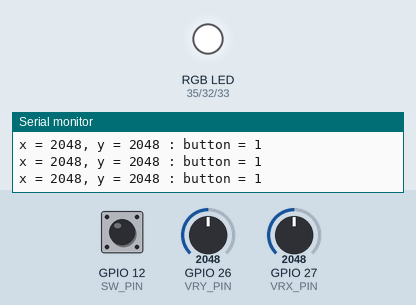
Simulated run of this sketch. Board: ESP32. Parts: an RGB LED mixed from three pins (HIGH = lit), the last lines printed to the serial monitor. The inputs (shaded band) are chosen by the test bench; at power-on: GPIO 27 (VRX_PIN) = 2048, GPIO 26 (VRY_PIN) = 2048, GPIO 12 (SW_PIN) HIGH.

Above: at 1.2 s.
1.3 s: GPIO 27 (VRX_PIN) set to 0
At 2.5 s:
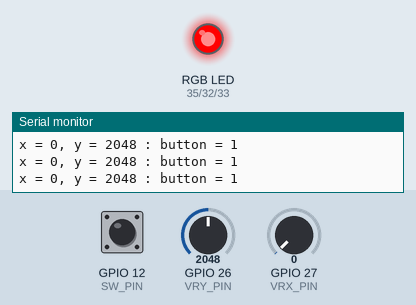
2.8 s: GPIO 26 (VRY_PIN) set to 0
At 3.4 s:
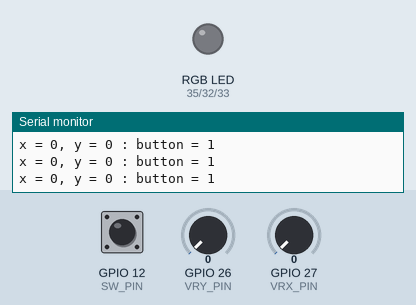
4.3 s: GPIO 27 (VRX_PIN) set to 1929
7.3 s: GPIO 27 (VRX_PIN) set to 2061
At 8.5 s:
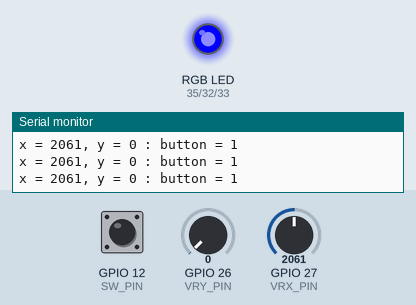
8.8 s: GPIO 26 (VRY_PIN) set to 1967
11.8 s: GPIO 26 (VRY_PIN) set to 2054
At 13.0 s:
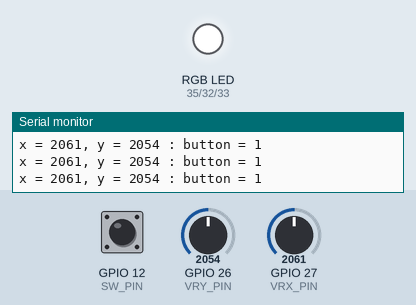
Timing chart, 0 to 14.8 s (numbered marks = the images above; inputs shaded):
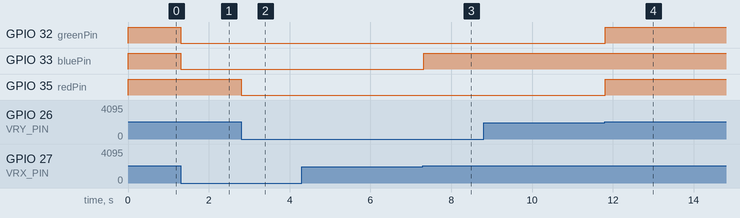

Measured:
- the behaviour switches between 2000 and 2001 on GPIO 27 (VRX_PIN) (found by bisection; images 2 and 3)
- the behaviour switches between 2000 and 2001 on GPIO 26 (VRY_PIN) (found by bisection; images 3 and 4)
- after the input at 1.3 s, GPIO 32 (greenPin), GPIO 33 (bluePin): HIGH → LOW at once
- after the input at 2.8 s, GPIO 35 (redPin): HIGH → LOW at once
- after the input at 7.3 s, GPIO 33 (bluePin): LOW → HIGH at once
- after the input at 11.8 s, GPIO 32 (greenPin), GPIO 35 (redPin): LOW → HIGH at once

The sketch:

Joystick_y_LED_RGB_M_dulo_KY-009.ino
```cpp
#include <ezButton.h>

#define VRX_PIN  27 // Arduino pin connected to VRX pin
#define VRY_PIN  26 // Arduino pin connected to VRY pin
#define SW_PIN   12  // Arduino pin connected to SW  pin

int redPin = 35;
int greenPin = 32;
int bluePin = 33;

ezButton button(SW_PIN);

int xValue = 0; // To store value of the X axis
int yValue = 0; // To store value of the Y axis
int bValue = 0; // To store value of the button

void setup() {
  Serial.begin(9600) ;
  button.setDebounceTime(50); // set debounce time to 50 milliseconds
  pinMode(redPin, OUTPUT);
  pinMode(greenPin, OUTPUT);
  pinMode(bluePin, OUTPUT);

}


void loop() {
  button.loop(); // MUST call the loop() function first

  // read analog X and Y analog values
  xValue = analogRead(VRX_PIN);
  yValue = analogRead(VRY_PIN);

  // Read the button value
  bValue = button.getState();

  if(xValue == 0 && yValue == 0){
    digitalWrite(redPin, 0);
    digitalWrite(greenPin, 0);
    digitalWrite(bluePin, 0);
  }else if(xValue > 2000 && yValue > 2000  && xValue < 4000 && yValue < 4000){
    digitalWrite(redPin, 255);
    digitalWrite(greenPin,255);
    digitalWrite(bluePin,255);
  }else if(xValue > 2000 && yValue == 0 && xValue < 4000){
    digitalWrite(redPin, 0);
    digitalWrite(greenPin,0);
    digitalWrite(bluePin,255);
  }else if(xValue == 0 && yValue > 2000 && yValue < 4000){
    digitalWrite(redPin, 255);
    digitalWrite(greenPin,0);
    digitalWrite(bluePin,0);
  }else if(xValue > 4000 && yValue > 4000){
    digitalWrite(redPin, 0);
    digitalWrite(greenPin,255);
    digitalWrite(bluePin,0);
  }

  Serial.print("x = ");
  Serial.print(xValue);
  Serial.print(", y = ");
  Serial.print(yValue);
  Serial.print(" : button = ");
  Serial.println(bValue);

}
```
